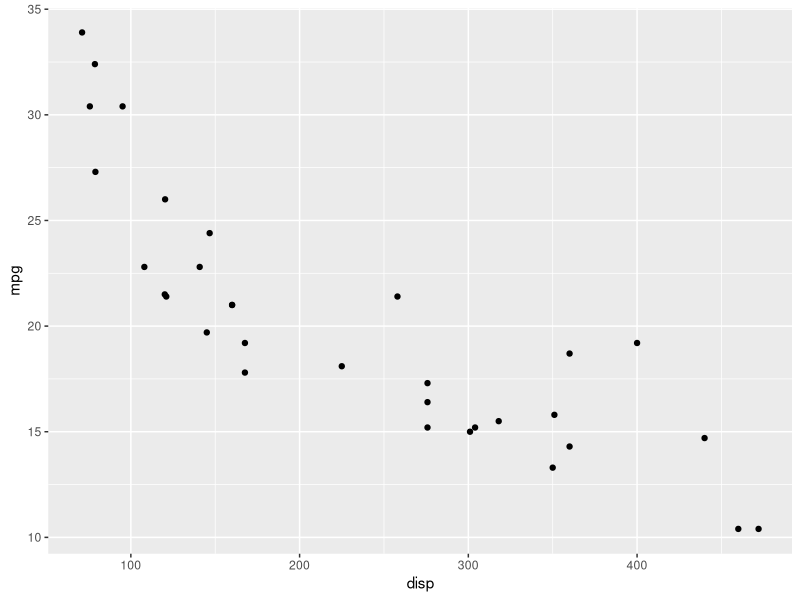
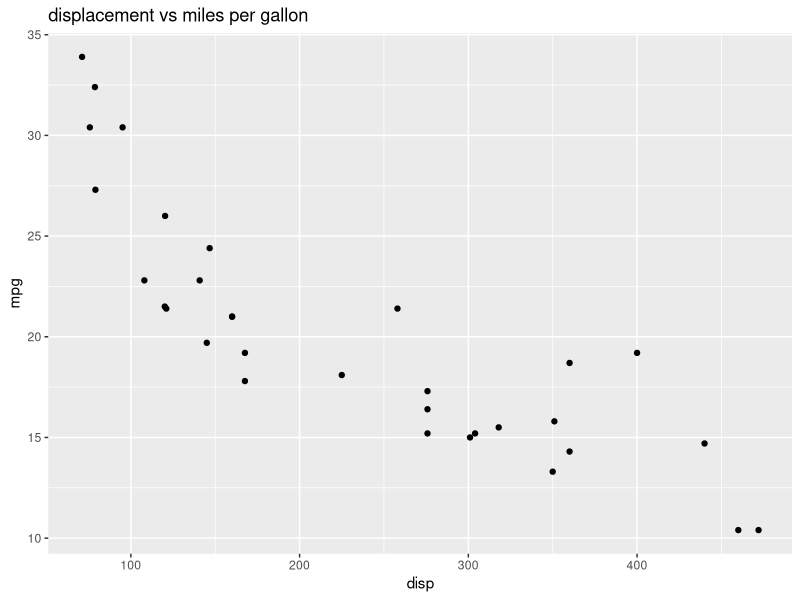
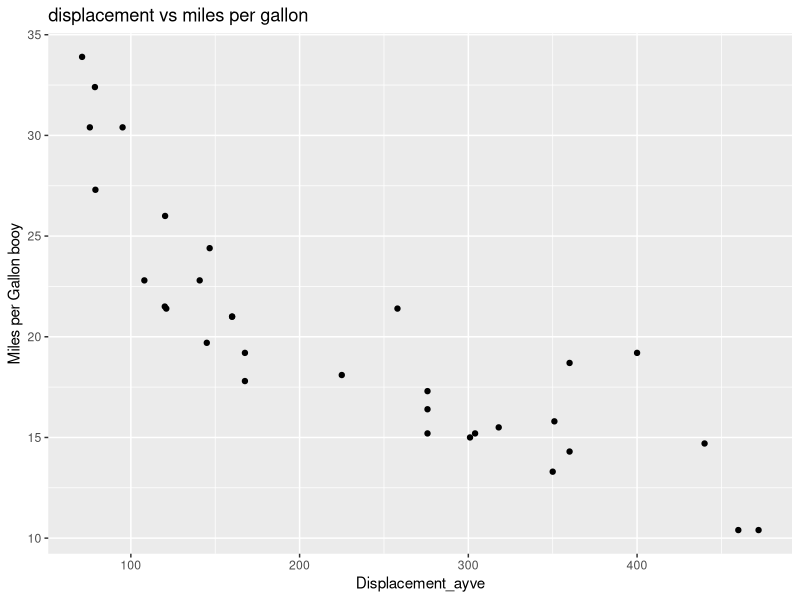
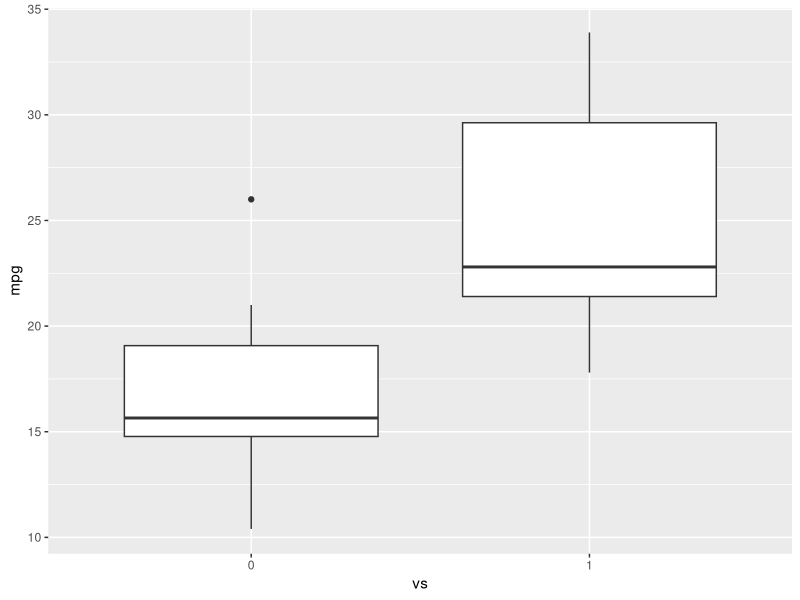
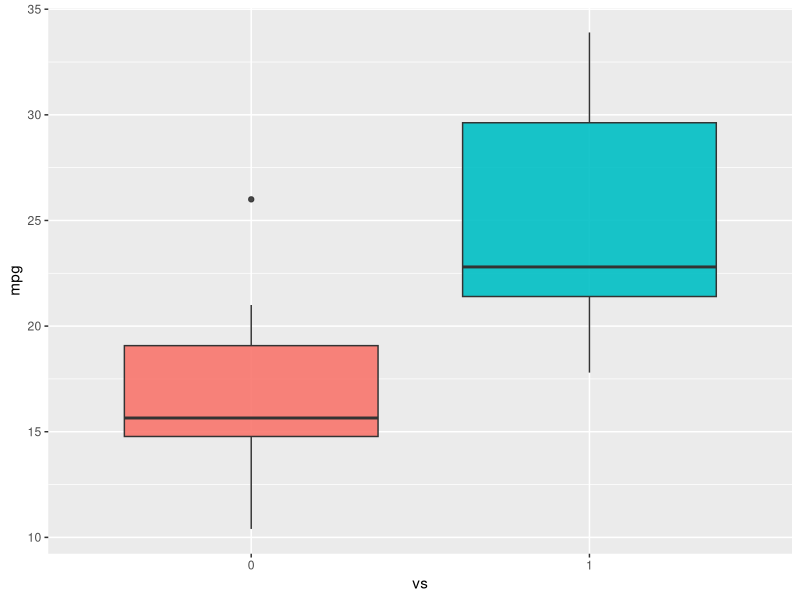
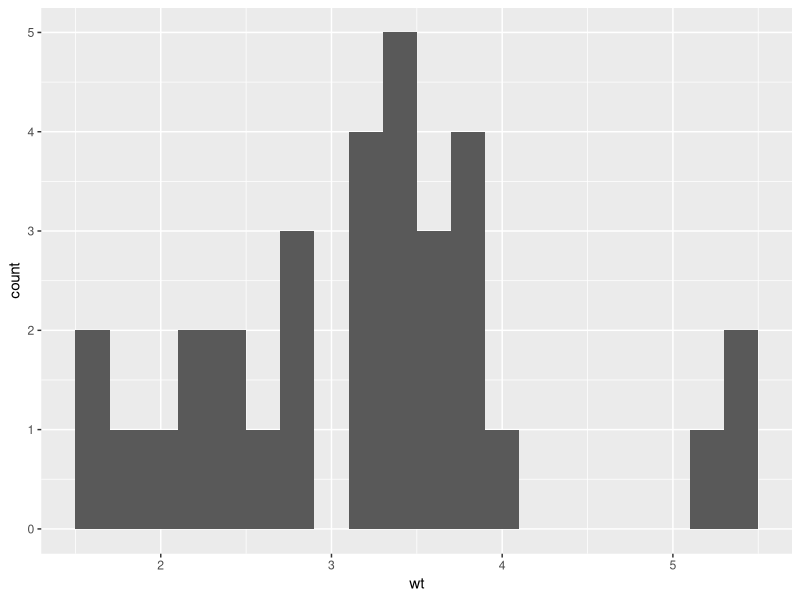

These charts were generated, in order, by the following R code:
library(datasets)

#Load Data

data(mtcars)

#View first 5 rows
?mtcars
head(mtcars, 5)
#load ggplot package
library(ggplot2)

#create a scatterplot of displacement (disp) and miles per gallon (mpg)

ggplot(aes(x=disp,y=mpg,),data=mtcars)+geom_point()

#Add a title

ggplot(aes(x=disp,y=mpg,),data=mtcars)+geom_point()+ggtitle("displacement vs miles per gallon")
#change axis name

ggplot(aes(x=disp,y=mpg,),data=mtcars)+geom_point()+ggtitle("displacement vs miles per gallon") + labs(x = "Displacement_ayve", y = "Miles per Gallon booy")
#make vs a factor
mtcars$vs <- as.factor(mtcars$vs)

#create boxplot of the distribution for v-shaped and straight Engine

ggplot(aes(x=vs, y=mpg), data = mtcars) + geom_boxplot()

ggplot(aes(x=vs, y=mpg, fill = vs), data = mtcars) + 
  geom_boxplot(alpha=0.9) +
  theme(legend.position="none")

ggplot(aes(x=wt),data=mtcars) + geom_histogram(binwidth=0.2)
